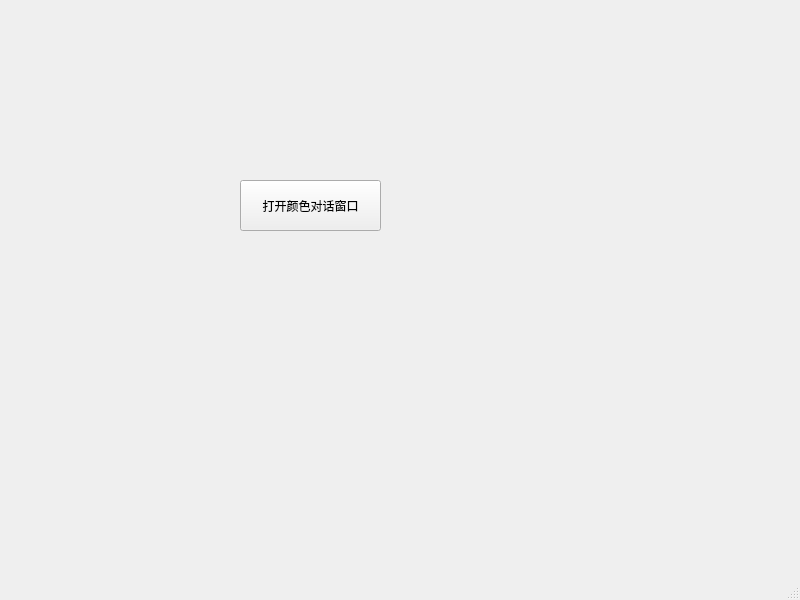
<?xml version="1.0" encoding="UTF-8"?>
<ui version="4.0">
 <class>MainWindow</class>
 <widget class="QMainWindow" name="MainWindow">
  <property name="geometry">
   <rect>
    <x>0</x>
    <y>0</y>
    <width>800</width>
    <height>600</height>
   </rect>
  </property>
  <property name="windowTitle">
   <string>MainWindow</string>
  </property>
  <widget class="QWidget" name="centralwidget">
   <widget class="QPushButton" name="pushButton">
    <property name="geometry">
     <rect>
      <x>240</x>
      <y>180</y>
      <width>141</width>
      <height>51</height>
     </rect>
    </property>
    <property name="text">
     <string>打开颜色对话窗口</string>
    </property>
   </widget>
  </widget>
  <widget class="QMenuBar" name="menubar">
   <property name="geometry">
    <rect>
     <x>0</x>
     <y>0</y>
     <width>800</width>
     <height>22</height>
    </rect>
   </property>
  </widget>
  <widget class="QStatusBar" name="statusbar"/>
 </widget>
 <resources/>
 <connections/>
</ui>
